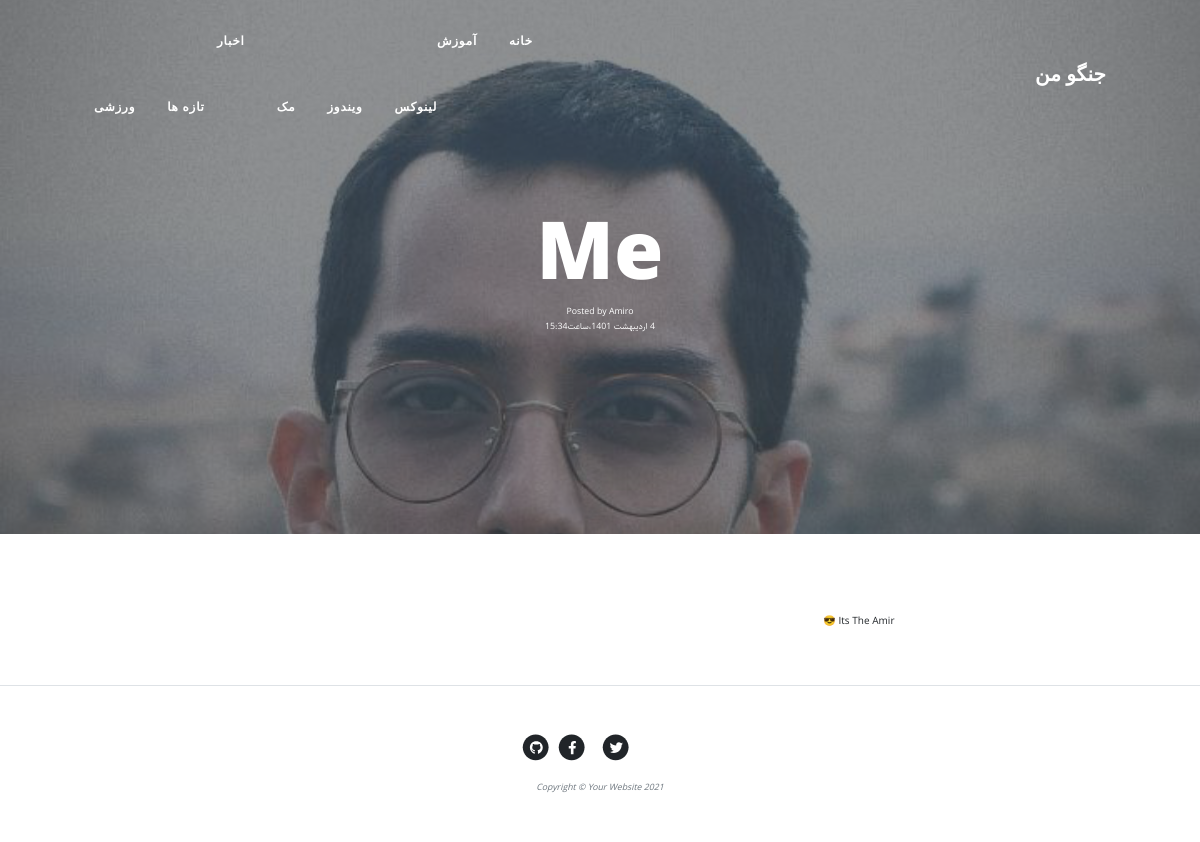
The app's page /article/me/ with its own data.
### blog/models.py (models this page shows, shortened)
class Category(models.Model):
    parent = models.ForeignKey('self', default=None, null=True, blank=True, on_delete=models.SET_NULL, related_name='children', verbose_name='زیر دسته')
    title = models.CharField(max_length=200, verbose_name="عنوان دسته بندی")
    slug = models.SlugField(max_length=100, unique=True,
                            verbose_name="آدرس دسته بندی")
    status = models.BooleanField(default=True, verbose_name="وضعیت نمایش")
    position = models.IntegerField(verbose_name="موقعیت")
    class Meta:
        verbose_name = "دسته بندی"
        verbose_name_plural = "دسته بندی ها"
        ordering = ['parent__id', 'position']
    objects = CategoryManager()

class Article(models.Model):
    STATUS_CHOICES = (
        ('d', 'پیش نویس'),
        ('p', 'منتشر شده'),
    )
    title = models.CharField(max_length=128, verbose_name="عنوان")
    category = models.ManyToManyField(
        'Category', verbose_name="دسته بندی", related_name="articles")
    description = models.TextField(verbose_name="توضیحات")
    img = models.ImageField(upload_to="Images", verbose_name="عکس")
    publish = models.DateTimeField(
        default=timezone.now, verbose_name="زمان انتشار")
    created = models.DateTimeField(auto_now_add=True)
    updated = models.DateTimeField(auto_now=True)
    status = models.CharField(
        max_length=1, choices=STATUS_CHOICES, verbose_name="وضعیت")
    slug = models.SlugField(max_length=100, unique=True)
    class Meta:
        verbose_name = "مقاله"
        verbose_name_plural = "مقاله ها"
    def jpublish(self):
        return jalali_converter(self.publish)
    jpublish.short_description = "زمان انتشار"
    objects = models.Manager()
    published_objects = ArticleManager()

### blog/views.py (the view)
# urls.py: path('article/<slug:slug>/', views.detail, name="detail"),
def detail(request, slug):
    context = {
        "article": get_object_or_404(Article.published_objects.published(), slug=slug),
    }
    return render(request, "blog/detail.html", context)

### blog/models.py (called while the page is built)
    def published(self):
        return self.filter(status='p')

    def active(self):
        return self.filter(status=True)

### blog/templatetags/base_tags.py (called while the page is built)
@register.simple_tag
def title(data="جنگو من"):
    return data

@register.inclusion_tag("blog/partials/category_navbar.html")
def category_navbar():
    return {
        "category": Category.objects.filter(status=True)
    }

### extensions/jalali.py (called while the page is built)
    def persian_tuple(self):
        return self.persian_year, self.persian_month, self.persian_day

### extensions/utils.py (called while the page is built)
def jalali_converter(time):
    jmonth = ["فروردین", "اردیبهشت", "خرداد", "تیر", "مرداد",
              "شهریور", "مهر", "آبان", "آذر", "دی", "بهمن", "اسفند"]
    time = timezone.localtime(time)
    time_to_str = "{},{},{}".format(time.year, time.month, time.day)
    time_to_tuple = jalali.Gregorian(time_to_str).persian_tuple()
    time_to_list = list(time_to_tuple)
    for index, month in enumerate(jmonth):
        if time_to_list[1] == index+1:
            time_to_list[1] = month
            break
    output = "{} {} {}،ساعت{}:{}".format(
        time_to_list[2],
        time_to_list[1],
        time_to_list[0],
        time.hour,
        time.minute,
    )
    return output

### blog/templates/blog/detail.html (shortened to what this page needs)
{% extends 'blog/base.html' %}
{% load static %}
{% block content %}
<header class="masthead" style="background-image: url('{{ article.img.url }}')">
    <div class="container position-relative px-4 px-lg-5">
        <div class="row gx-4 gx-lg-5 justify-content-center">
            <div class="col-md-10 col-lg-8 col-xl-7">
                <div class="site-heading">
                    <h1>{{ article.title }}</h1>
                    <span class="meta">
                        <small>Posted by
                            Amiro<br>
                            <time>{{ article.jpublish }}</time></small>
                    </span>
                </div>
            </div>
        </div>
    </div>
</header>
<article class="mb-4">
    <div class="container px-4 px-lg-5">
        <div class="row gx-4 gx-lg-5 justify-content-center">
            <div class="col-md-10 col-lg-8 col-xl-7 text-justify">
                {{ article.description|linebreaks }}
            </div>
        </div>
    </div>
</article>
{% endblock content %}

### blog/templates/blog/partials/category_navbar.html
<div class="collapse navbar-collapse" id="navbarResponsive">
    <ul class="navbar-nav ms-auto py-4 py-lg-0">
        <li class="nav-item"><a class="nav-link px-lg-3 py-3 py-lg-4" href="{% url 'blog:home' %}">خانه</a>
        </li>
        {% for cat in category %}
            {% if cat.parent == None%}
                <li class="nav-item">
                    <a class="nav-link px-lg-3 py-3 py-lg-4"href=" {% url 'blog:category' cat.slug %}">{{cat.title}}</a>
                {% if cat.children.active %}
                    {% include 'blog/partials/category_loop.html' %}
                {% endif %}
                </li>
            {% endif %}
        {% endfor %}
    </ul>
</div>

### blog/templates/blog/partials/category_loop.html (shortened to what this page needs)
<ul class="navbar-nav ms-auto py-4 py-lg-0">
    {% for cat in cat.children.active %}
        <li class="nav-item">
            <a class="nav-link px-lg-3 py-3 py-lg-4"href=" {% url 'blog:category' cat.slug %}">{{cat.title}}</a>
        </li>
    {% endfor%}
</ul>

### blog/static/blog/css/rtl.css (style rules this page uses)
body { direction: rtl; text-align: right; font-family: "Sahel"; font-size: 10px; }
ul.navbar-nav { margin-left: initial !important; margin-right: auto; }

### records on screen
Category: title "آموزش"
Category: title "لینوکس"
Category: title "ویندوز"
Category: title "مک"
Category: title "اخبار"
Category: title "تازه ها"
Category: title "ورزشی"
Article: img (picture), title "Me", jpublish "4 اردیبهشت 1401،ساعت15:34", description "Its The Amir 😎"
